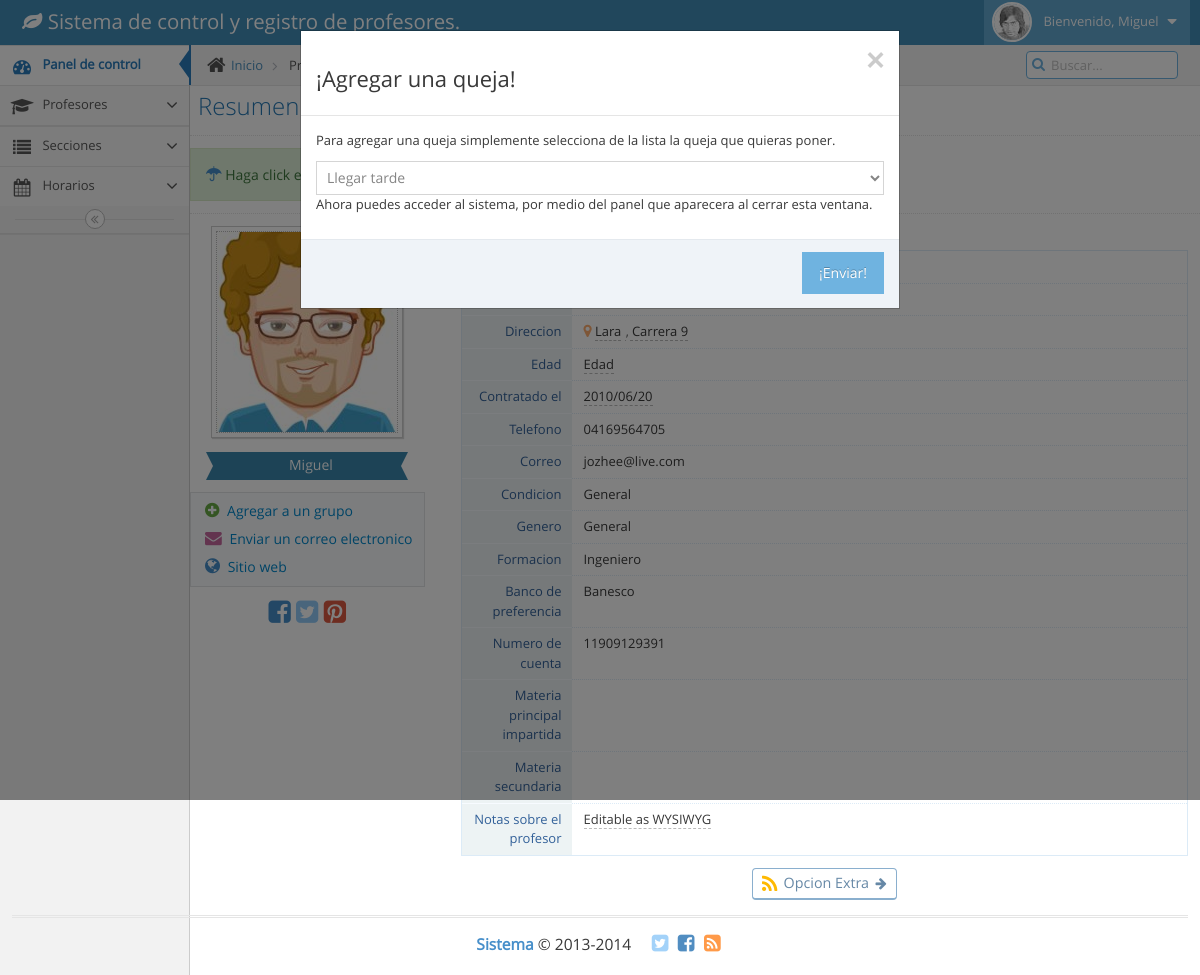
The app's page /perfil.php?id=7&queja=si (signed in) with its own data.
### tables this page shows
CREATE TABLE IF NOT EXISTS `profesores` (
  `ID` int(100) NOT NULL,
  `nombre` varchar(20) NOT NULL,
  `apellido` varchar(20) NOT NULL,
  `cedula` int(10) NOT NULL,
  `direccion` varchar(100) NOT NULL,
  `telefono` varchar(15) NOT NULL,
  `correo` varchar(40) NOT NULL,
  `genero` varchar(10) NOT NULL,
  `condicion` varchar(30) NOT NULL,
  `formacion` varchar(20) NOT NULL,
  `especialidad` varchar(50) NOT NULL,
  `estado` varchar(100) NOT NULL,
  `banco` varchar(100) NOT NULL,
  `nr_cuenta` bigint(40) NOT NULL,
  `materia1` varchar(30) NOT NULL,
  `materia2` varchar(30) NOT NULL,
  `materia3` varchar(30) NOT NULL,
  `seguro_social` int(40) NOT NULL,
  `sueldo` int(255) NOT NULL,
  `quejas` int(3) NOT NULL
);

### perfil.php (the view, shortened to what this page needs)
<?php
     require("config.php");
if (isset($_COOKIE["id_usuario"]) && isset($_COOKIE["marca_aleatoria_usuario"])){
   if ($_COOKIE["id_usuario"]!="" || $_COOKIE["marca_aleatoria_usuario"]!=""){
	$query = "  SELECT 	ID,
		                nombre,
		                apellido,
		                cedula,
		                direccion,
		                telefono,
		                correo,
		                genero,
		                condicion,
		                formacion,
		                especialidad,
		                estado,
		                banco,
		                nr_cuenta,
		                materia1,
		                materia2
            	FROM 	profesores
          		WHERE 	ID = :id
        ";
        $query_params = array(
            ':id' => $_GET['id']
        );
        try{
            $stmt = $db->prepare($query);
            $result = $stmt->execute($query_params);
        }
        catch(PDOException $ex){
		echo "<div class='panel-body'>
                <div class='alert alert-warning alert-dismissable'>
            	    <button type='button' class='close' data-dismiss='alert' aria-hidden='true'>&times;</button>
            	    Tenemos problemas al ejecutar la consulta :c El error es el siguiente:
				</div>
			 </div>" .$ex->getMessage();
		}
        $row = $stmt->fetch();
   }
}else{
	header('Location: index.php?accion=log_error');
	}
?>
<!DOCTYPE html>
<html lang="en">
	<head>
		<link rel="stylesheet" href="assets/css/bootstrap.min.css" />
		<link rel="stylesheet" href="assets/font-awesome/4.2.0/css/font-awesome.min.css" />
		<link rel="stylesheet" href="assets/css/jquery-ui.custom.min.css" />
		<link rel="stylesheet" href="assets/css/jquery.gritter.min.css" />
		<link rel="stylesheet" href="assets/css/select2.min.css" />
		<link rel="stylesheet" href="assets/css/datepicker.min.css" />
		<link rel="stylesheet" href="assets/css/bootstrap-editable.min.css" />
		<link rel="stylesheet" href="assets/css/ace.min.css" class="ace-main-stylesheet" id="main-ace-style" />
	</head>
	<body class="no-skin">
<div id="navbar" class="navbar navbar-default">
	<div class="navbar-container" id="navbar-container">
				<div class="navbar-header pull-left">
					<a href="index.php" class="navbar-brand">
						<small>
							<i class="fa fa-leaf"></i>
							Sistema de control y registro de profesores.
						</small>
					</a>
				</div>
								<div class="navbar-buttons navbar-header pull-right" role="navigation">
					<ul class="nav ace-nav">
						<li class="light-blue">
							<a data-toggle="dropdown" href="#" class="dropdown-toggle">
								<img class="nav-user-photo" src="assets/avatars/user.jpg" alt="Foto de <?php echo $row['nombre']?>" />
								<span class="user-info">
									Bienvenido, <?php echo $row['nombre']?>
								</span>
								<i class="ace-icon fa fa-caret-down"></i>
							</a>
						</li>
					</ul>
				</div>
			</div>
		</div>
		<div class="main-container" id="main-container">
			<div id="sidebar" class="sidebar responsive">
				<ul class="nav nav-list">
					<li class="active">
						<a href="index.php">
							<i class="menu-icon fa fa-tachometer"></i>
							<span class="menu-text"> Panel de control</span>
						</a>
					</li>
					<li class="">
						<a href="#" class="dropdown-toggle">
							<i class="menu-icon fa  fa-mortar-board"></i>
							<span class="menu-text">
								Profesores
							</span>
							<b class="arrow fa fa-angle-down"></b>
						</a>
					</li>
				</ul>
				<ul class="nav nav-list">
					<li class="">
						<a href="#" class="dropdown-toggle">
							<i class="menu-icon fa fa-list"></i>
							<span class="menu-text"> Secciones </span>
							<b class="arrow fa fa-angle-down"></b>
						</a>
					</li>
				<ul class="nav nav-list">
					<li class="">
						<a href="#" class="dropdown-toggle">
							<i class="menu-icon fa  fa-calendar"></i>
							<span class="menu-text"> Horarios </span>
							<b class="arrow fa fa-angle-down"></b>
						</a>
				<div class="sidebar-toggle sidebar-collapse" id="sidebar-collapse">
					<i class="ace-icon fa fa-angle-double-left" data-icon1="ace-icon fa fa-angle-double-left" data-icon2="ace-icon fa fa-angle-double-right"></i>
				</div>
			</div>
			<div class="main-content">
				<div class="main-content-inner">
					<div class="breadcrumbs" id="breadcrumbs">
						<ul class="breadcrumb">
							<li>
								<i class="ace-icon fa fa-home home-icon"></i>
								<a href="index.php">Inicio</a>
							</li>
							<li>
							<span>Profesores</span></li>
							<li class="active">Perfil de profesor</li>
						</ul>
						<div class="nav-search" id="nav-search">
							<form class="form-search">
								<span class="input-icon">
									<input type="text" placeholder="Buscar..." class="nav-search-input" id="nav-search-input" autocomplete="off" />
									<i class="ace-icon fa fa-search nav-search-icon"></i>
								</span>
							</form>
						</div>
					</div>
						<div class="page-header">
							<h1>
								Resumen personal
								<small>
								</small>
							</h1>
						</div>
						<div class="row">
							<div class="col-xs-12">
								<div class="clearfix">
									<div class="pull-left alert alert-success no-margin">
										<button type="button" class="close" data-dismiss="alert">
										</button>
										<i class="ace-icon fa fa-umbrella bigger-120 blue"></i>
										Haga click en algun campo para editarlo ...
									</div>
								</div>
								<div>
									<div id="user-profile-1" class="user-profile row">
										<div class="col-xs-12 col-sm-3 center">
											<div>
												<span class="profile-picture">
													<img id="avatar" class="editable img-responsive" alt="Alex's Avatar" src="assets/avatars/profile-pic.jpg" />
												</span>
												<div class="space-4"></div>
												<div class="width-80 label label-info label-xlg arrowed-in arrowed-in-right">
													<div class="inline position-relative">
															<span class="white"><?php echo $row['nombre']; ?></span>
													</div>
												</div>
											</div>
											<div class="space-6"></div>
											<div class="profile-contact-info">
												<div class="profile-contact-links align-left">
													<a href="#" class="btn btn-link">
														<i class="ace-icon fa fa-plus-circle bigger-120 green"></i>
														Agregar a un grupo
													</a>
													<a href="#" class="btn btn-link">
														<i class="ace-icon fa fa-envelope bigger-120 pink"></i>
														Enviar un correo electronico
													</a>
													<a href="#" class="btn btn-link">
														<i class="ace-icon fa fa-globe bigger-125 blue"></i>
														Sitio web
													</a>
												</div>
												<div class="space-6"></div>
												<div class="profile-social-links align-center">
													<a href="#" class="tooltip-info" title="" data-original-title="Facebook">
														<i class="middle ace-icon fa fa-facebook-square fa-2x blue"></i>
													</a>
													<a href="#" class="tooltip-info" title="" data-original-title="Twitter">
														<i class="middle ace-icon fa fa-twitter-square fa-2x light-blue"></i>
													</a>
													<a href="#" class="tooltip-error" title="" data-original-title="Pinterest">
														<i class="middle ace-icon fa fa-pinterest-square fa-2x red"></i>
													</a>
												</div>
											</div>
										</div>
										<div class="col-xs-12 col-sm-9">
										<div class="space-12"></div>
											<div class="profile-user-info profile-user-info-striped">
												<div class="profile-info-row">
													<div class="profile-info-name"> Nombre </div>
													<div class="profile-info-value">
														<span class="editable" id="nombre"><?php echo $row['nombre']; ?></span>
													</div>
												</div>
												<div class="profile-info-row">
													<div class="profile-info-name"> Apellido </div>
													<div class="profile-info-value">
														<span class="editable" id="apellido"><?php echo $row['apellido']; ?></span>
													</div>
												</div>
													<div class="profile-info-name"> Direccion </div>
													<div class="profile-info-value">
														<i class="fa fa-map-marker light-orange bigger-110"></i>
														<span class="editable" id="estado"><?php echo $row['estado']; ?></span>
														<span class="editable" id="direccion"><?php echo $row['direccion']; ?></span>
													</div>
												<div class="profile-info-row">
													<div class="profile-info-name"> Edad </div>
													<div class="profile-info-value">
														<span class="editable" id="edad">Edad</span>
													</div>
												</div>
												<div class="profile-info-row">
													<div class="profile-info-name"> Contratado el </div>
													<div class="profile-info-value">
														<span class="editable" id="contrato_fecha">2010/06/20</span>
													</div>
												</div>
												<div class="profile-info-row">
													<div class="profile-info-name"> Telefono </div>
													<div class="profile-info-value">
														<span class="editable" id="telefono"><?php echo $row['telefono']; ?></span>
													</div>
												</div>
												<div class="profile-info-row">
													<div class="profile-info-name"> Correo </div>
													<div class="profile-info-value">
														<span class="editable" id="cedula"><?php echo $row['correo']; ?></span>
													</div>
												</div>
												<div class="profile-info-row">
													<div class="profile-info-name"> Condicion </div>
													<div class="profile-info-value">
														<span class="editable" id="cedula"><?php echo $row['condicion']; ?></span>
													</div>
												</div>
												<div class="profile-info-row">
													<div class="profile-info-name"> Genero </div>
													<div class="profile-info-value">
														<span class="editable" id="cedula"><?php echo $row['condicion']; ?></span>
													</div>
												</div>
												<div class="profile-info-row">
													<div class="profile-info-name"> Formacion </div>
													<div class="profile-info-value">
														<span class="editable" id="cedula"><?php echo $row['formacion']; ?></span>
													</div>
												</div>
												<div class="profile-info-row">
													<div class="profile-info-name"> Banco de preferencia </div>
													<div class="profile-info-value">
														<span class="editable" id="cedula"><?php echo $row['banco']; ?></span>
													</div>
												</div>
												<div class="profile-info-row">
													<div class="profile-info-name"> Numero de cuenta </div>
													<div class="profile-info-value">
														<span class="editable" id="cedula"><?php echo $row['nr_cuenta']; ?></span>
													</div>
												</div>
												<div class="profile-info-row">
													<div class="profile-info-name"> Materia principal impartida </div>
													<div class="profile-info-value">
													</div>
												</div>
												<div class="profile-info-row">
													<div class="profile-info-name"> Materia secundaria </div>
													<div class="profile-info-value">
													</div>
												</div>
												<div class="profile-info-row">
													<div class="profile-info-name"> Notas sobre el profesor </div>
													<div class="profile-info-value">
														<span class="editable" id="about">Editable as WYSIWYG</span>
													</div>
												</div>
											</div>
											<div class="space-6"></div>
											<div class="center">
												<button type="button" class="btn btn-sm btn-primary btn-white btn-round">
													<i class="ace-icon fa fa-rss bigger-150 middle orange2"></i>
													<span class="bigger-110">Opcion Extra</span>
													<i class="icon-on-right ace-icon fa fa-arrow-right"></i>
												</button>
											</div>
										</div>
									</div>
								</div>
							</div>
						</div>
							</div>
						</div>
					</div>
			<div class="footer">
				<div class="footer-inner">
					<div class="footer-content">
						<span class="bigger-120">
							<span class="blue bolder">Sistema</span>
							&copy; 2013-2014
						</span>
						<span class="action-buttons">
							<a href="#">
								<i class="ace-icon fa fa-twitter-square light-blue bigger-150"></i>
							</a>
							<a href="#">
								<i class="ace-icon fa fa-facebook-square text-primary bigger-150"></i>
							</a>
							<a href="#">
								<i class="ace-icon fa fa-rss-square orange bigger-150"></i>
							</a>
						</span>
					</div>
				</div>
			</div>
		<?php
	    $quejas = 'SELECT * FROM l_quejas';
	    $result = $db->query($quejas);
	    $rows = $result->fetchAll();
		if(isset($_GET['queja'])){
    switch ($_GET['queja']) {
        case 'si':
            echo "
            <form name='enviar_queja' method='post' action='perfil.php?id=";
            echo $row['ID'];
            echo "' role='form'>
            <div class='modal fade' id='queja' tabindex='-1' role='dialog' aria-labeledby='AlertaLabel' aria-hidden='false'>
			<div class='modal-dialog'>
                <div class='modal-content'>
					<div class='modal-header'>
						<button type='button' class='close' data-dismiss='modal' aria-hidden='true'>&times;</button>
						<h3>¡Agregar una queja!</h3>
					</div>
					<div class='modal-body'>
						<p>Para agregar una queja simplemente selecciona de la lista la queja que quieras poner.</p>
						<select autofocus name='quejas' id='quejas' class='form-control' required='required'>";
							foreach ($rows as $row){
							echo "<option value='";
							echo $row['queja'];
							echo "'>";
							echo $row['queja'];
							echo "</option>";
							}
						echo "</select>
						<p> Ahora puedes acceder al sistema, por medio del panel que aparecera al cerrar esta ventana.</p>
					</div>
					<div class='modal-footer'>
					<button type='submit' id='enviar_queja' name='enviar_queja' class='btn btn-info'>¡Enviar!</button>
					</div>
                </div>
            </div>
        </div>
        </form>";
            break;
        }}
        ?>
	</body>
</html>

### records on screen
profesores: nombre "Miguel", estado "Lara", direccion "Carrera 9", telefono "04169564705", correo "jozhee@live.com", condicion "General", formacion "Ingeniero", banco "Banesco", nr_cuenta "11909129391"

### other values on screen
form field quejas "Llegar tarde"
